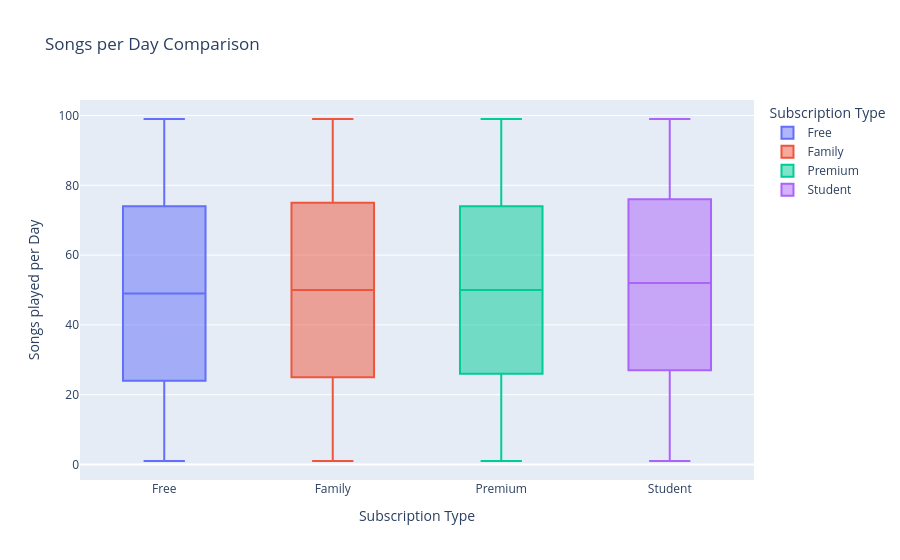

The notebook cell this image was saved under:
### Markdown cell above
#### SONGS PER DAY COMPARISON :

### Code cell
fig = px.box(df, x = "subscription_type", y = "songs_played_per_day", color = "subscription_type",
             title = "Songs per Day Comparison", labels = {"subscription_type":"Subscription Type", 
                                                           "songs_played_per_day":"Songs played per Day"})
fig.show()

### Figure 1 — Plotly figure (JSON) as saved in the notebook; plotly's stock layout.template omitted (floating-point values rounded to 4 significant figures; data arrays with more than 128 entries replaced by an {"elided": "..."} marker saying what was removed)
{"data": [{"alignmentgroup": "True", "hovertemplate": "Subscription Type=%{x}<br>Songs played per Day=%{y}<extra></extra>", "legendgroup": "Free", "marker": {"color": "#636efa"}, "name": "Free", "notched": false, "offsetgroup": "Free", "orientation": "v", "showlegend": true, "type": "box", "x": {"elided": "2018 str values"}, "x0": " ", "xaxis": "x", "y": {"elided": "2018 int values"}, "y0": " ", "yaxis": "y"}, {"alignmentgroup": "True", "hovertemplate": "Subscription Type=%{x}<br>Songs played per Day=%{y}<extra></extra>", "legendgroup": "Family", "marker": {"color": "#EF553B"}, "name": "Family", "notched": false, "offsetgroup": "Family", "orientation": "v", "showlegend": true, "type": "box", "x": {"elided": "1908 str values"}, "x0": " ", "xaxis": "x", "y": {"elided": "1908 int values"}, "y0": " ", "yaxis": "y"}, {"alignmentgroup": "True", "hovertemplate": "Subscription Type=%{x}<br>Songs played per Day=%{y}<extra></extra>", "legendgroup": "Premium", "marker": {"color": "#00cc96"}, "name": "Premium", "notched": false, "offsetgroup": "Premium", "orientation": "v", "showlegend": true, "type": "box", "x": {"elided": "2115 str values"}, "x0": " ", "xaxis": "x", "y": {"elided": "2115 int values"}, "y0": " ", "yaxis": "y"}, {"alignmentgroup": "True", "hovertemplate": "Subscription Type=%{x}<br>Songs played per Day=%{y}<extra></extra>", "legendgroup": "Student", "marker": {"color": "#ab63fa"}, "name": "Student", "notched": false, "offsetgroup": "Student", "orientation": "v", "showlegend": true, "type": "box", "x": {"elided": "1959 str values"}, "x0": " ", "xaxis": "x", "y": {"elided": "1959 int values"}, "y0": " ", "yaxis": "y"}], "layout": {"boxmode": "overlay", "legend": {"title": {"text": "Subscription Type"}, "tracegroupgap": 0}, "title": {"text": "Songs per Day Comparison"}, "xaxis": {"anchor": "y", "categoryarray": ["Free", "Family", "Premium", "Student"], "categoryorder": "array", "domain": [0, 1], "title": {"text": "Subscription Type"}}, "yaxis": {"anchor": "x", "domain": [0, 1], "title": {"text": "Songs played per Day"}}}}
